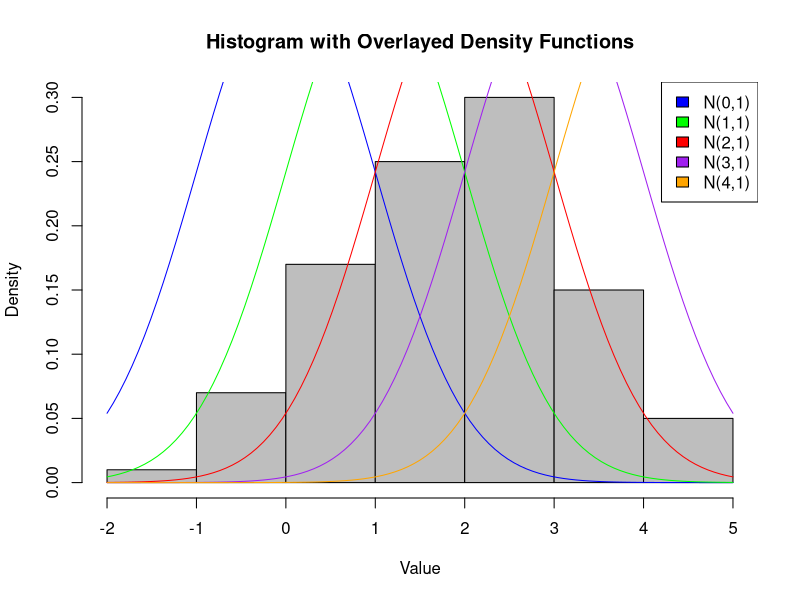

The R script that drew this image:
# R code to draw samples, plot histogram, and overlay density functions

# 1. Draw 100 samples from N(2,1)
samples <- rnorm(100, mean = 2, sd = 1)

# 2. Plot the histogram of the sample
hist(samples, freq = FALSE, col = 'grey', main = 'Histogram with Overlayed Density Functions', xlab = 'Value', ylab = 'Density')

# 3. Overlay 5 different density functions from N(mu,1), where mu = 0, 1, 2, 3, 4
mus <- 0:4
colors <- c('blue', 'green', 'red', 'purple', 'orange')

# Loop through each mu to add a density function
for (i in 1:length(mus)) {
  curve(dnorm(x, mean = mus[i], sd = 1), add = TRUE, col = colors[i])
}

# Add a legend to the plot
legend('topright', legend = paste('N(', mus, ',1)', sep = ''), fill = colors)
